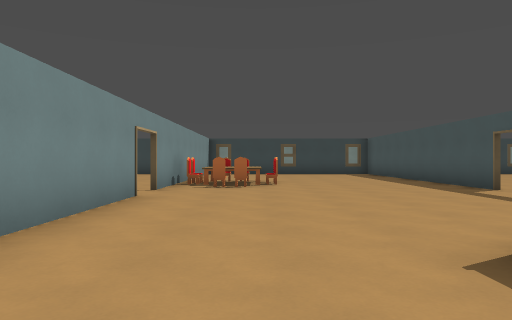
view 1 (above)

24 first-person views from a walk through a 3-D level made in the Godot game engine. The camera is 1.3 m above the floor, looks level and sees 70° across. The floor is counted in squares, 2 m on a side. Each view is taken from the middle of a square. On the plan, view 1 faces up. The plan holds only what a view shows up to about 11 squares ahead; the rest is blank. The place goes on beyond the plan. Some surface patterns are stand-ins.

view 2
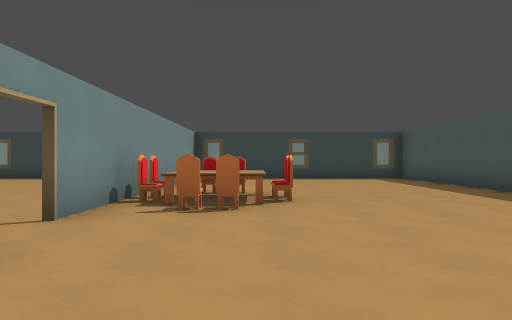

view 3
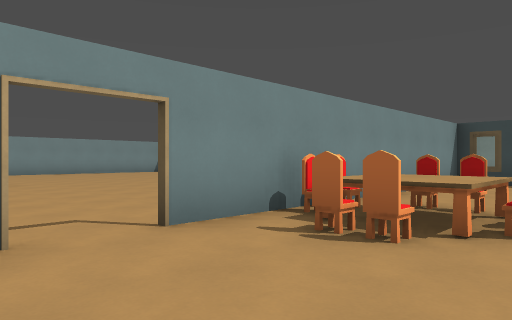

view 4
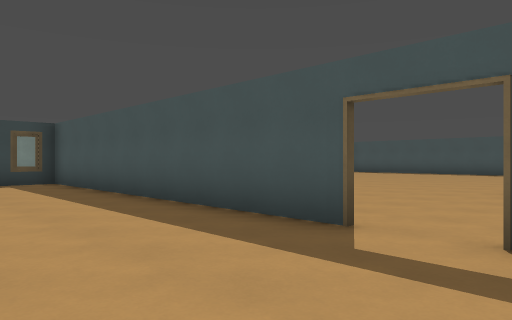

view 5
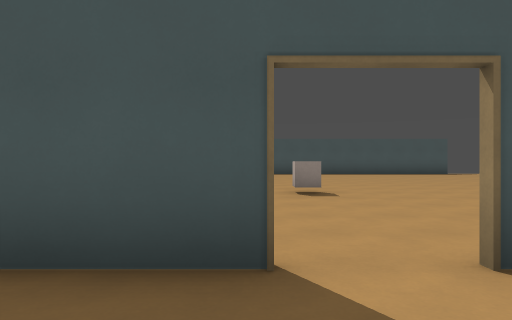

view 6
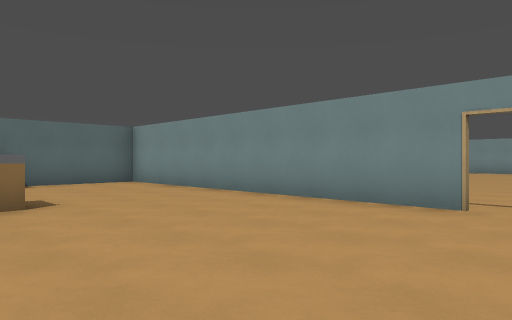

view 7
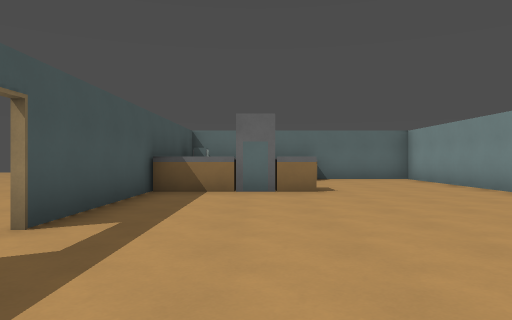

view 8
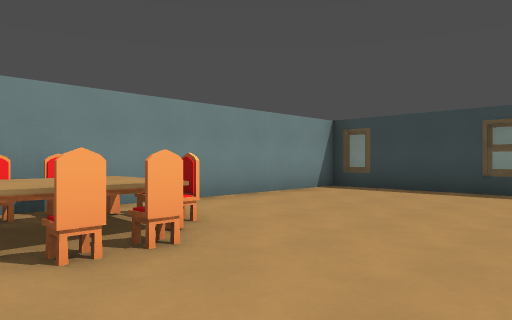

view 9
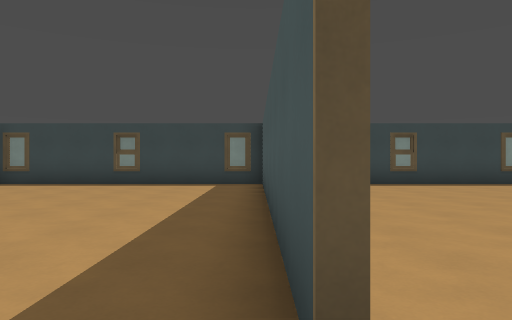

view 10
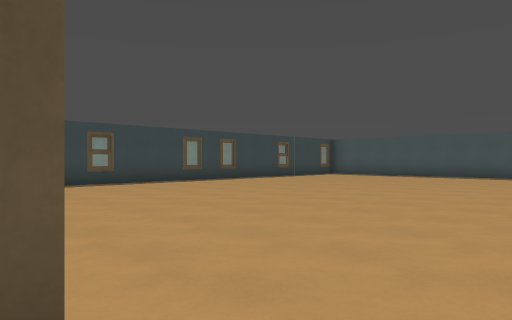

view 11
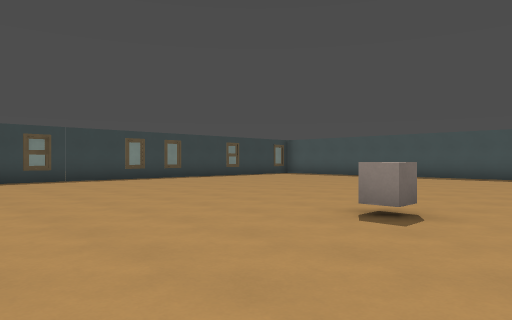

view 12
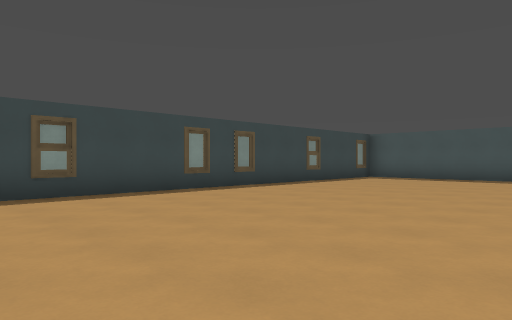

view 13
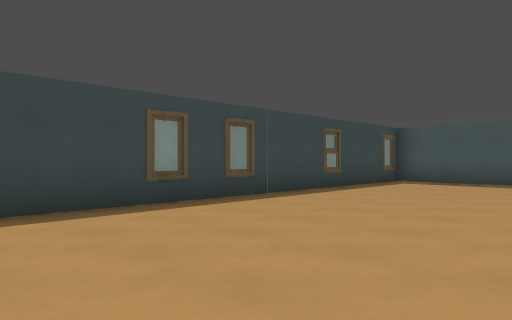

view 14
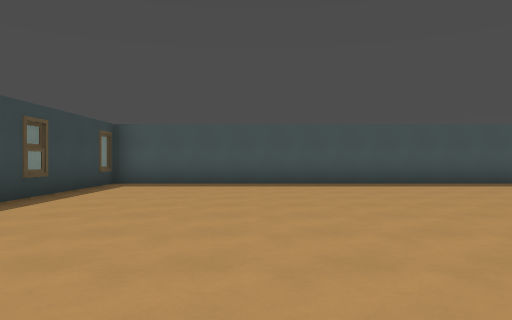

view 15
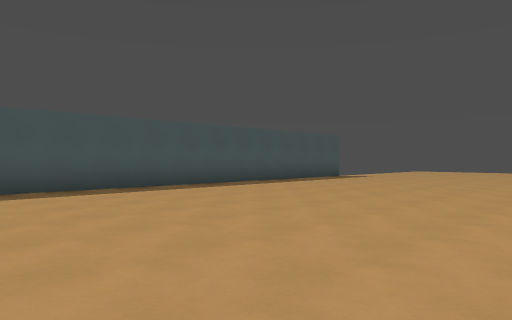

view 16
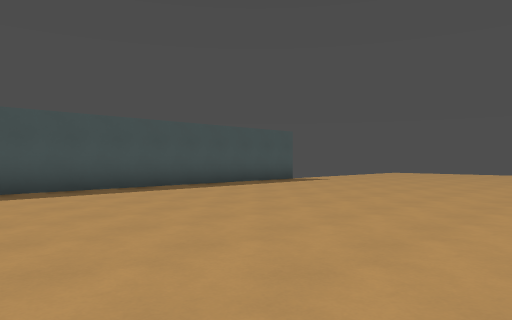

view 17
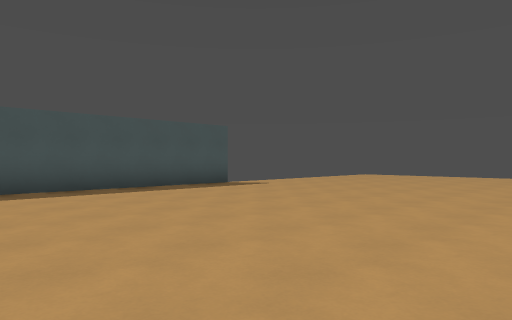

view 18
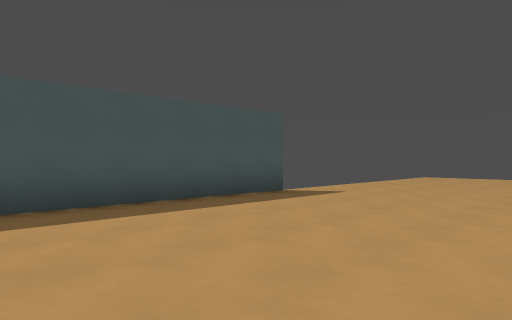

view 19
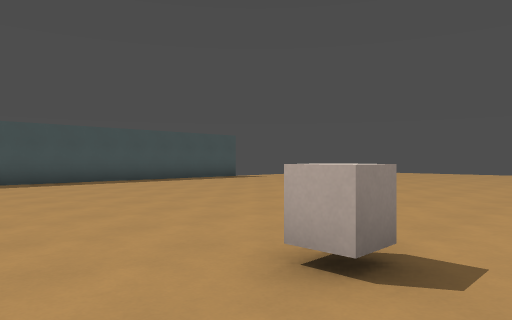

view 20
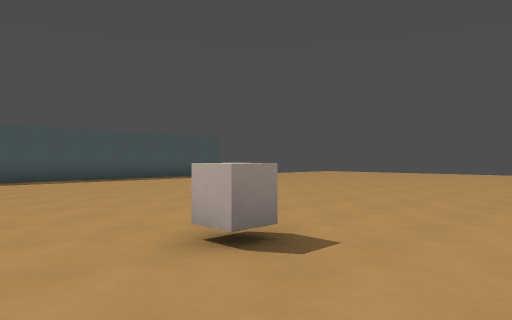

view 21
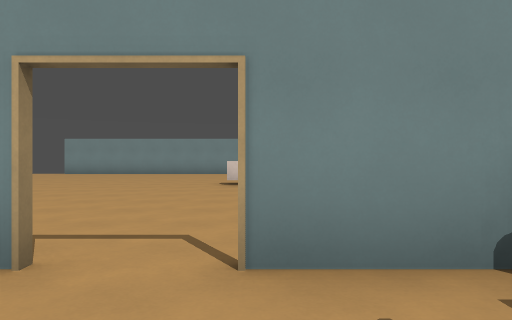

view 22
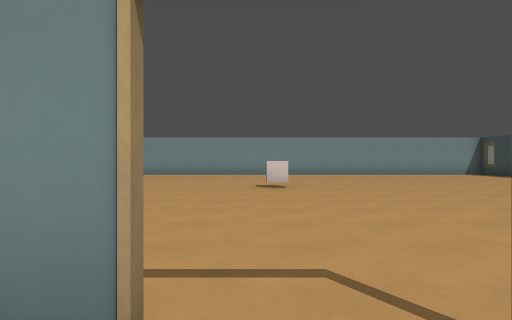

view 23
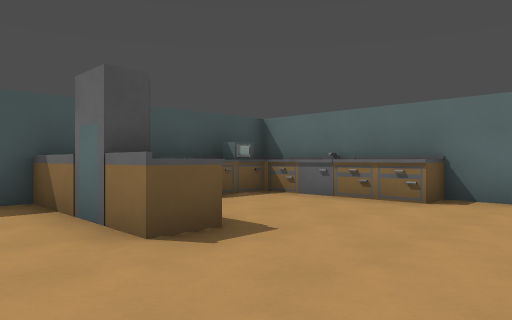

view 24
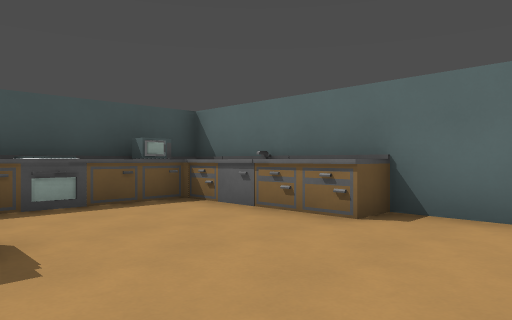

### Floor plan
Points are (right, up) in squares from view 1. A wall is a line through its corners. A room is listed if a view was taken in it or the views show most of it. See-through windows are left out.
Room 1 (views 1, 2, 3, 4, 5, 6, 7, 8, 9, 10, 11, 12, 13, 14, 15, 16, 17, 18, 19, 20, 21, 22, 23, 24)
walls: (1.8, 1.6) (1.8, 2.5) (2.5, 2.5); (5.2, 2.5) (5.2, 6.6); (1, -1.6) (2.5, -1.6); (-2.2, 6.6) (-2.2, -2.4) (2.5, -2.4); (5.2, 7.9) (5.2, 16.9) (-2.2, 16.9) (-2.2, 7.9); (20.2, -1) (20.2, 16.9) (8, 16.9)
objects: other object (-10, 7); other object (-2, 10); table (-1, 9) to (0, 11); other object (0, 9); other object (1, 10); sink (3, -2); fridge (3, 2); cabinet (4, -2) to (5, -2); stove (4, 0); cabinet (4, 2) to (5, 2); cabinet (5, -1); cabinet (5, 0); cabinet (5, 1); other object (10, 7)

Where each view was taken, in squares from view 1:
view 1: 0 up, 0 right, facing up
view 2: 4 up, 0 right, facing up
view 3: 6 up, 1 right, facing up-left
view 4: 6 up, 2 right, facing up-right
view 5: 8 up, 3 right, facing right
view 6: 8 up, 3 right, facing down-left
view 7: 10 up, 3 right, facing down
view 8: 9 up, 3 right, facing up-left
view 9: 7 up, 5 right, facing up
view 10: 7 up, 5 right, facing up-right
view 11: 5 up, 6 right, facing up-right
view 12: 10 up, 7 right, facing up-right
view 13: 12 up, 9 right, facing up-right
view 14: 13 up, 10 right, facing right
view 15: 12 up, 12 right, facing down-right
view 16: 9 up, 12 right, facing down-right
view 17: 6 up, 12 right, facing down-right
view 18: 5 up, 15 right, facing down-right
view 19: 9 up, 9 right, facing down-right
view 20: 9 up, 8 right, facing down-right
view 21: 8 up, 0 right, facing left
view 22: 7 up, 1 left, facing left
view 23: 4 up, 1 left, facing down-right
view 24: 2 up, 1 left, facing down-right
